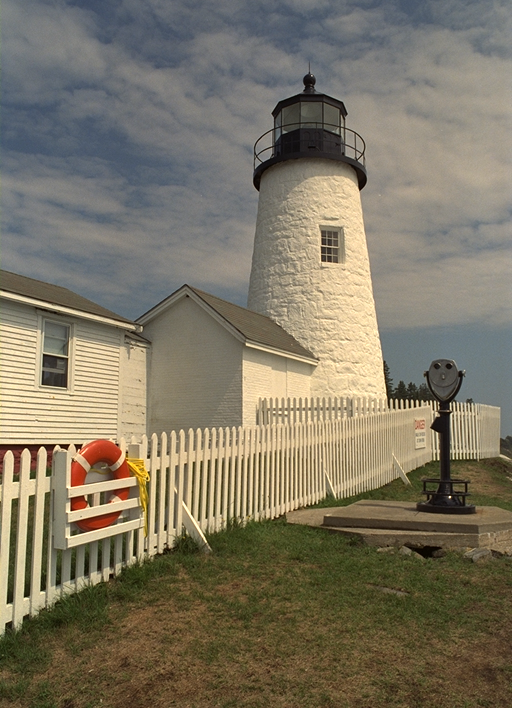
#> input picture TDSC/Files/i1.png, 512 x 708 px, found by its file name
$ jupyter execute --allow-errors Prac1.ipynb
#> lines starting #> are read from the running program, lines starting #| are printed output that depends on the picture
# Loading data

[cell 1]
import sys
import numpy as np
import sounddevice as sd  # To play the audio
import os


sys.path.append("/Users/carlosedm10/projects/college/TDS")
import utils
from scipy.io import wavfile
from matplotlib import pyplot as plt
from PIL import Image
from skimage.color import rgb2gray, rgb2ycbcr


# Path to the .wav files
audio = "/Users/carlosedm10/projects/college/TDSC/Files/v1.wav"
audio_ve = "/Users/carlosedm10/projects/college/TDSC/Files/v_e.wav"
audio_vs = "/Users/carlosedm10/projects/college/TDSC/Files/v_s.wav"
audio_vt1 = "/Users/carlosedm10/projects/college/TDSC/Files/vt1.wav"
audio_clarinete = "/Users/carlosedm10/projects/college/TDSC/Files/clarinete.wav"

audios = [audio, audio_ve, audio_vs, audio_vt1, audio_clarinete]

image_1 = "/Users/carlosedm10/projects/college/TDSC/Files/i1.png"
image_2 = "/Users/carlosedm10/projects/college/TDSC/Files/i2.png"
image_3 = "/Users/carlosedm10/projects/college/TDSC/Files/i3.png"
image_4 = "/Users/carlosedm10/projects/college/TDSC/Files/i4.png"

images = [
    image_1
    #   , image_2, image_3, image_4
]

### Auxiliary functions

[cell 2]
def _tone_frequency(audio_data, freq):
    """
    This method calculates the frequency of the tone in the audio data using FFT.
    """
    # Get the frequency of the tone
    tone = np.fft.fft(audio_data)  # Apply Fast Fourier Transform to the audio data
    tone = np.abs(tone)  # Take the absolute value of the Fourier transformed data
    tone = tone[: len(tone) // 2]  # Take only the positive frequencies.
    tone = tone / tone.max()  # Normalize the data
    tone_freq = (
        np.argmax(tone) * freq / len(tone)
    )  # Find the index of the maximum value and convert it to frequency
    return tone_freq

# Exercise 1. Audio Basics

#> (a cell that did not finish here is left out)

### 1.1. Checking for the fundamental tone

[cell 4]
print("-" * 10, "Tone frequency analysis", "-" * 10)
#> (the rest of this cell did not finish here and is left out)

### Exercise 1.2. Checking stereo audio

#> (a cell that did not finish here is left out)

# Exercise 2. Image Basics

[cell 6]
for image in images:
    print("-" * 10, f"Image {images.index(image)+1} analysis", "-" * 10)
    img = plt.imread(image)
#> img is the input picture: shape (708, 512, 3) float32; mean R, G, B 0.491, 0.461, 0.39
    print(f"Image shape: {img.shape}")
#| Image shape: (708, 512, 3)

    # Get image dimensions
    rows, cols, _ = (
        img.shape
    )  # rows (height), cols (width), and number of color channels
#> rows = 708; cols = 512

    # Number of pixels
    num_pixels = rows * cols
#> num_pixels = 362496

    # Calculate file size in bits
    file_size_bytes = os.path.getsize(image)  # File size in bytes
    file_size_bits = file_size_bytes * 8  # Convert to bits

    # Calculate binary rate (bits per pixel)
    bpp = file_size_bits / num_pixels
#> bpp = 13.81

    print(f"File size: {file_size_bytes} bytes ({file_size_bits} bits)")
    print(f"Binary rate (bits per pixel): {bpp:.2f} bits/pixel")
#| Binary rate (bits per pixel): 13.81 bits/pixel
    # Display the image
    plt.imshow(img)
    plt.axis("off")
    plt.show()

### 1.1 RGB

[cell 7]
gray_image = rgb2gray(img)
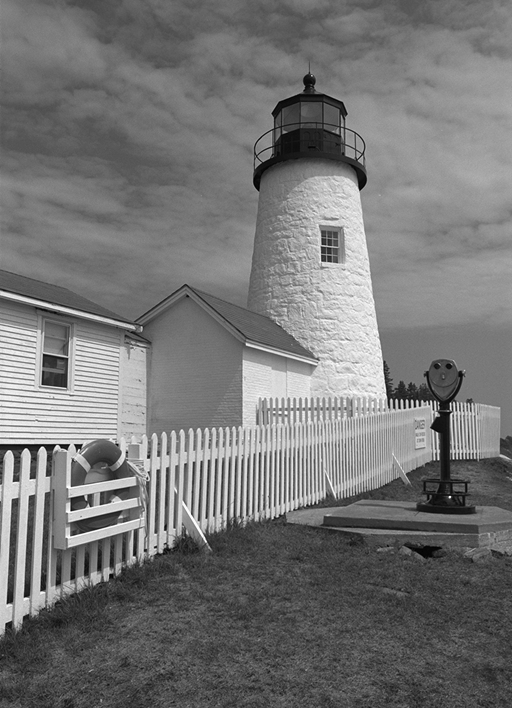
#> gray_image: shape (708, 512) float32; min 0, max 1, mean 0.463

plt.imshow(gray_image, cmap="gray")
plt.title("Grayscale Image")
plt.axis("off")
plt.show()

plt.imshow(img[:, :, 0], cmap="gray")
plt.title("R Channel")
plt.axis("off")
plt.show()
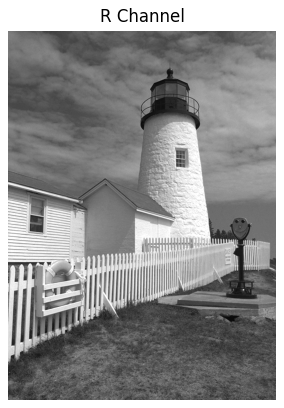
#> figure drawn by matplotlib, 1 panel

plt.imshow(img[:, :, 1], cmap="gray")
plt.title("G Channel")
plt.axis("off")
plt.show()
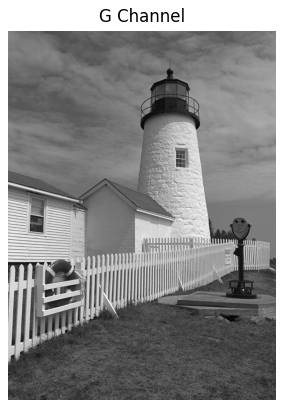
#> figure drawn by matplotlib, 1 panel

plt.imshow(img[:, :, 2], cmap="gray")
plt.title("B Channel")
plt.axis("off")
plt.show()
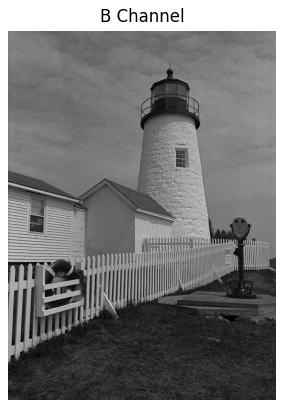
#> figure drawn by matplotlib, 1 panel

### 1.2. YCbCr Transformation

[cell 8]
# Convert RGB to YCbCr
ycbcr_image = rgb2ycbcr(img)
#> ycbcr_image: shape (708, 512, 3) float32; mean of channels 0, 1, 2 117.2, 118.8, 132.7


# Extract Y, Cb, and Cr components
Y_channel = ycbcr_image[:, :, 0]
Cb_channel = ycbcr_image[:, :, 1]
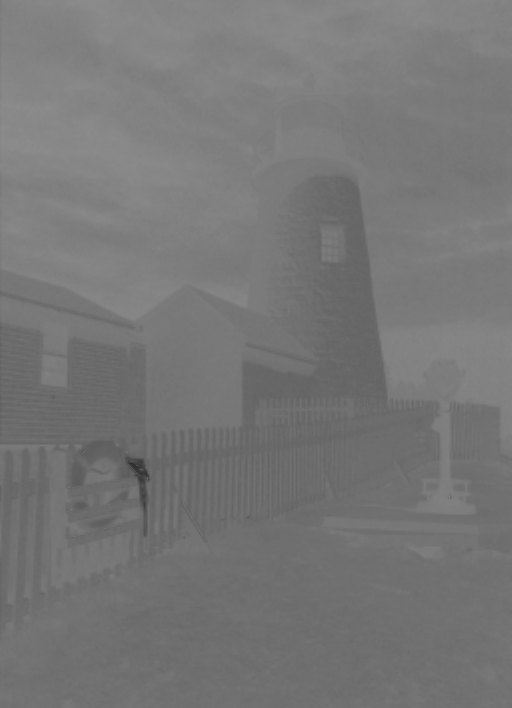
#> Cb_channel: shape (708, 512) float32; min 44.2, max 140.3, mean 118.8
Cr_channel = ycbcr_image[:, :, 2]
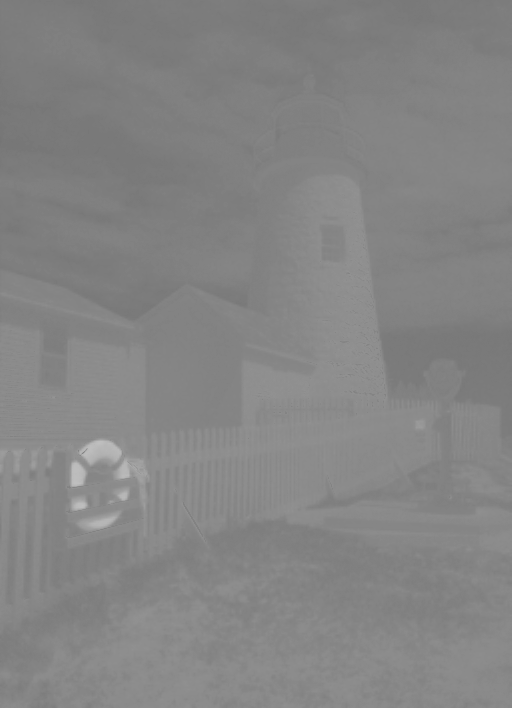
#> Cr_channel: shape (708, 512) float32; min 116.2, max 191.8, mean 132.6


# Display Y channel
plt.imshow(Y_channel, cmap="gray")
plt.title("Y Channel")
plt.axis("off")
plt.show()

# Display Cb channel
plt.imshow(Cb_channel, cmap="gray")
plt.title("Cb Channel")
plt.axis("off")
plt.show()

# Display Cr channel
plt.imshow(Cr_channel, cmap="gray")
plt.title("Cr Channel")
plt.axis("off")
plt.show()
